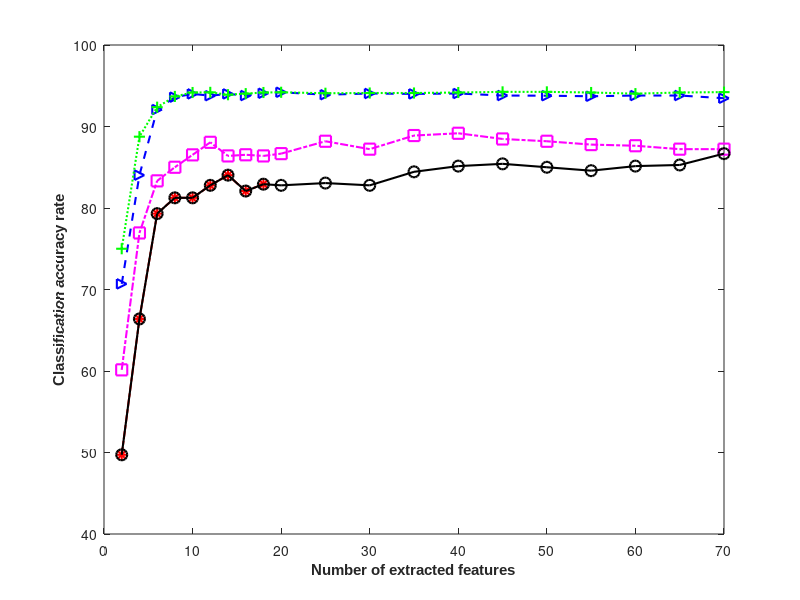

Write MATLAB code to recreate this figure. (Note: this script raises an error after producing the figure.)
clear;
clc;
x1=[2,4,6,8,10,12,14,16,18]
x2=[2,4,6,8,10,12,14,16,18,20,25,30,35,40,45,50,55,60,65,70];


y1=[49.72,66.39,79.31,81.25,81.25,82.78,84.03,82.08,82.92];
y2=[60.14,76.94,83.33,85,86.52,88.06,86.39,86.53,86.39,86.67,88.19,87.22,88.89,89.17,88.47,88.19,87.78,87.64,87.22,87.22]
y3=[49.72,66.39,79.31,81.25,81.25,82.78,84.03,82.08,82.92,82.78,83.06,82.78,84.44,85.14,85.42,85,84.58,85.14,85.28,86.67]
y4=[70.69,84.03,92.08,93.60,94.00,93.78,94.00,93.80,94.08,94.20,93.90,94.05,94.00,94.05,93.80,93.78,93.71,93.80,93.80,93.47]
y5=[75.00,88.75,92.37,93.69,94.17,94.19,93.90,94.03,94.17,94.20,94.08,94.11,94.11,94.17,94.25,94.25,94.17,94.03,94.17,94.22]
figure(1)
plot(x1,y1,'r*-.','LineWidth',1.5,'markersize',8);
hold on;
plot(x2,y2,'ms-.','LineWidth',1.5,'markersize',8);
hold on
plot(x2,y3,'ko-','LineWidth',1.5,'markersize',8);
hold on
plot(x2,y4,'b>--','LineWidth',1.5,'markersize',7);
hold on
plot(x2,y5,'g+:','LineWidth',1.5,'markersize',8);
hold on
% xlabel('Number of extracted features','FontName','Times New Roman');
% ylabel('Classification accuracy rate','FontName','Times New Roman');

xlabel('Number of extracted features','FontName','Arial','FontSize',11,'FontWeight','Bold');
ylabel('Classification accuracy rate','FontName','Arial','FontSize',11,'FontWeight','Bold');

legend('LDA','PCA','GLDA-TRA','BFE','LSBFE',0)
set(gca,'FontName','Arial','FontWeight','Bold')

set(gca,'LineWidth',1.5)

myzoom([0.22,0.18,0.42,0.2],[10,70,93,95])
export_fig COIL_re.eps -painters -transparent
